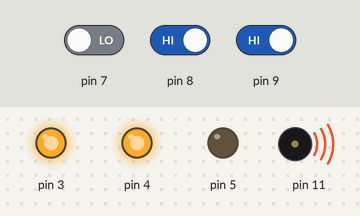
The sketch below on a simulated Arduino Uno, built with avr-gcc and run on an emulated ATmega328P. Shown: output pins drawn as LEDs (lit = HIGH), buzzer (waves = sounding). Inputs (shaded band) come from the test bench; at power-on: pin 7 LOW, pin 8 HIGH, pin 9 HIGH.

Above: at 1.2 s.
1.3 s: pin 7 driven HIGH
At 1.8 s:
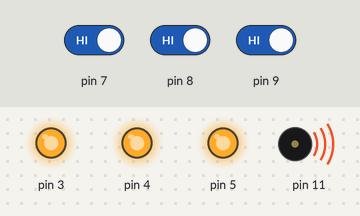
4.3 s: pin 8 driven LOW
At 4.8 s:
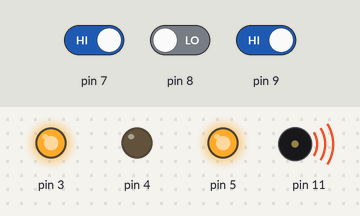
7.3 s: pin 9 driven LOW
At 7.8 s:
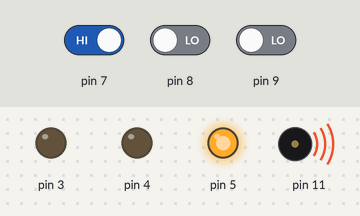
10.3 s: pin 7 driven LOW
At 11.0 s:
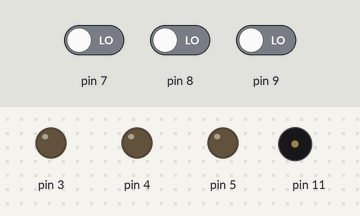
11.8 s: pin 8 driven HIGH
At 12.3 s:
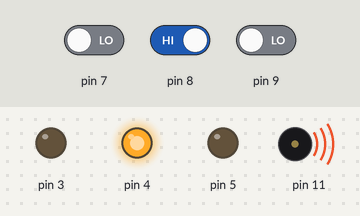
14.8 s: pin 9 driven HIGH
At 15.3 s:
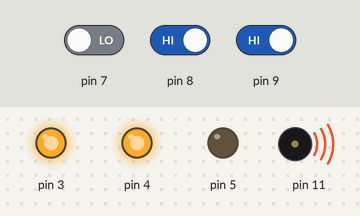
Timing chart, 0 to 17.8 s (numbered marks = the images above; inputs shaded):
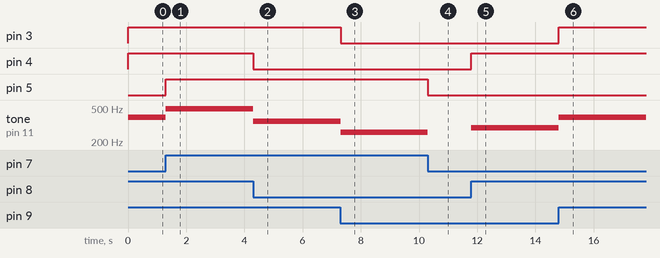

Measured:
- after the input at 1.3 s, pin 5: LOW → HIGH at once; tone on pin 11: 392 Hz → 493 Hz at once
- after the input at 4.3 s, pin 4: HIGH → LOW at once; tone on pin 11: 493 Hz → 349 Hz at once
- after the input at 7.3 s, pin 3: HIGH → LOW at once; tone on pin 11: 349 Hz → 261 Hz at once
- after the input at 10.3 s, pin 5: HIGH → LOW at once; tone on pin 11: 261 Hz → silent at once
- after the input at 11.8 s, pin 4: LOW → HIGH at once; tone on pin 11: silent → 293 Hz at once
- after the input at 14.8 s, pin 3: LOW → HIGH at once; tone on pin 11: 293 Hz → 392 Hz at once

The sketch:

MUSIC.ino
```cpp
int potvalue = 0;
void setup() {
  Serial.begin(9600);
  pinMode(7, INPUT);
  pinMode(8, INPUT);
  pinMode(9, INPUT);
  pinMode(11, OUTPUT);
  pinMode(3, OUTPUT);
  pinMode(4, OUTPUT);
  pinMode(5, OUTPUT);
}

void loop() {
  if (digitalRead(7) == HIGH && digitalRead(8) == LOW && digitalRead(9) == LOW) {
    tone(11, 261.63, 100);
    digitalWrite(5, HIGH);
    digitalWrite(4, LOW);
    digitalWrite(3, LOW);
    delay(100);
  } else if (digitalRead(7) == LOW && digitalRead(8) == HIGH && digitalRead(9) == LOW) {
    tone(11, 293.66, 100);
    digitalWrite(5, LOW);
    digitalWrite(4, HIGH);
    digitalWrite(3, LOW);
    delay(100);
  } else if (digitalRead(7) == LOW && digitalRead(8) == LOW && digitalRead(9) == HIGH) {
    tone(11, 329.63, 100);
    digitalWrite(5, LOW);
    digitalWrite(4, LOW);
    digitalWrite(3, HIGH);
    delay(100);
  } else if (digitalRead(7) == HIGH && digitalRead(8) == LOW && digitalRead(9) == HIGH) {
    tone(11, 349.23, 100);
    digitalWrite(5, HIGH);
    digitalWrite(4, LOW);
    digitalWrite(3, HIGH);
    delay(100);
  } else if (digitalRead(7) == LOW && digitalRead(8) == HIGH && digitalRead(9) == HIGH) {
    tone(11, 392, 100);
    digitalWrite(5, LOW);
    digitalWrite(4, HIGH);
    digitalWrite(3, HIGH);
    delay(100);
  } else if (digitalRead(7) == HIGH && digitalRead(8) == HIGH && digitalRead(9) == LOW) {
    tone(11, 440, 100);
    digitalWrite(5, HIGH);
    digitalWrite(4, HIGH);
    digitalWrite(3, LOW);
    delay(100);
  } else if (digitalRead(7) == HIGH && digitalRead(8) == HIGH && digitalRead(9) == HIGH) {
    tone(11, 493.88, 100);
    digitalWrite(5, HIGH);
    digitalWrite(4, HIGH);
    digitalWrite(3, HIGH);
    delay(100);
  } else {
    digitalWrite(11, LOW);
    digitalWrite(5, LOW);
    digitalWrite(4, LOW);
    digitalWrite(3, LOW);

  }
}
```
